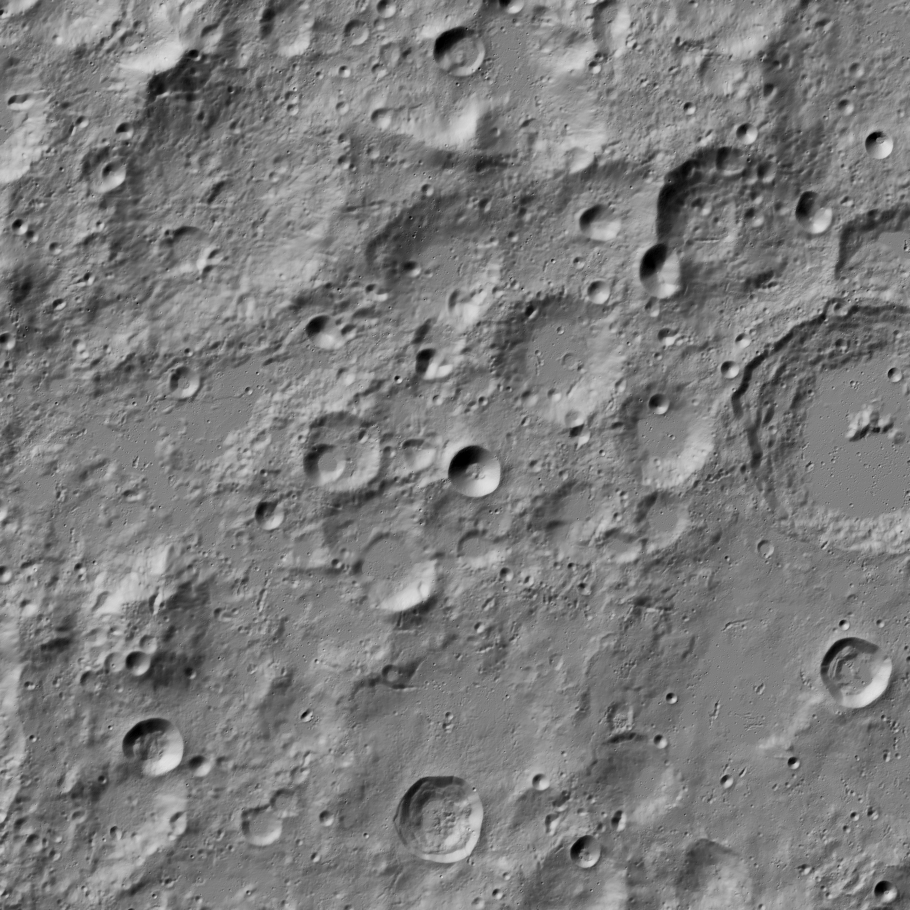
#> input picture web/data/lola_84S_hillshade.png, 1820 x 1820 px (shown at 1/2 size)
$ python optimize_map.py
#> lines starting #> are read from the running program, lines starting #| are printed output that depends on the picture
# AI-assisted presentation-asset optimization: OpenAI Codex. Canonical PNG and scientific data unchanged.
"""Generate responsive overview previews from the existing NASA LOLA hillshade; no DEM analysis."""
from pathlib import Path
from PIL import Image
ROOT = Path(__file__).resolve().parents[1]
def main():
    source = ROOT / "web/data/lola_84S_hillshade.png"
    with Image.open(source) as image:
#> image is the input picture: PIL image 1820x1820 RGBA; mean R, G, B, A 123.7, 123.7, 123.7, 255
        for size in (512, 1024, 1820):
            preview = image if image.size == (size, size) else image.resize((size, size), Image.Resampling.LANCZOS)
            dest = source.with_name(f"lola_84S_hillshade-{size}.webp")
            preview.save(dest, "WEBP", quality=85, method=6)
            print(f"{dest.name}: {dest.stat().st_size:,} bytes")
#> this loop made 3 passes
#> pass 1, in main, `preview = image if image.size == (size, size) else image.resize((size,..`:
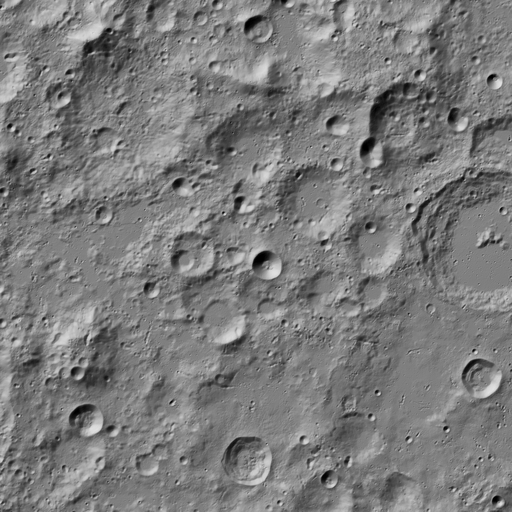
#> preview: PIL image 512x512 RGBA; mean R, G, B, A 123.7, 123.7, 123.7, 255
if __name__ == "__main__":
    main()
